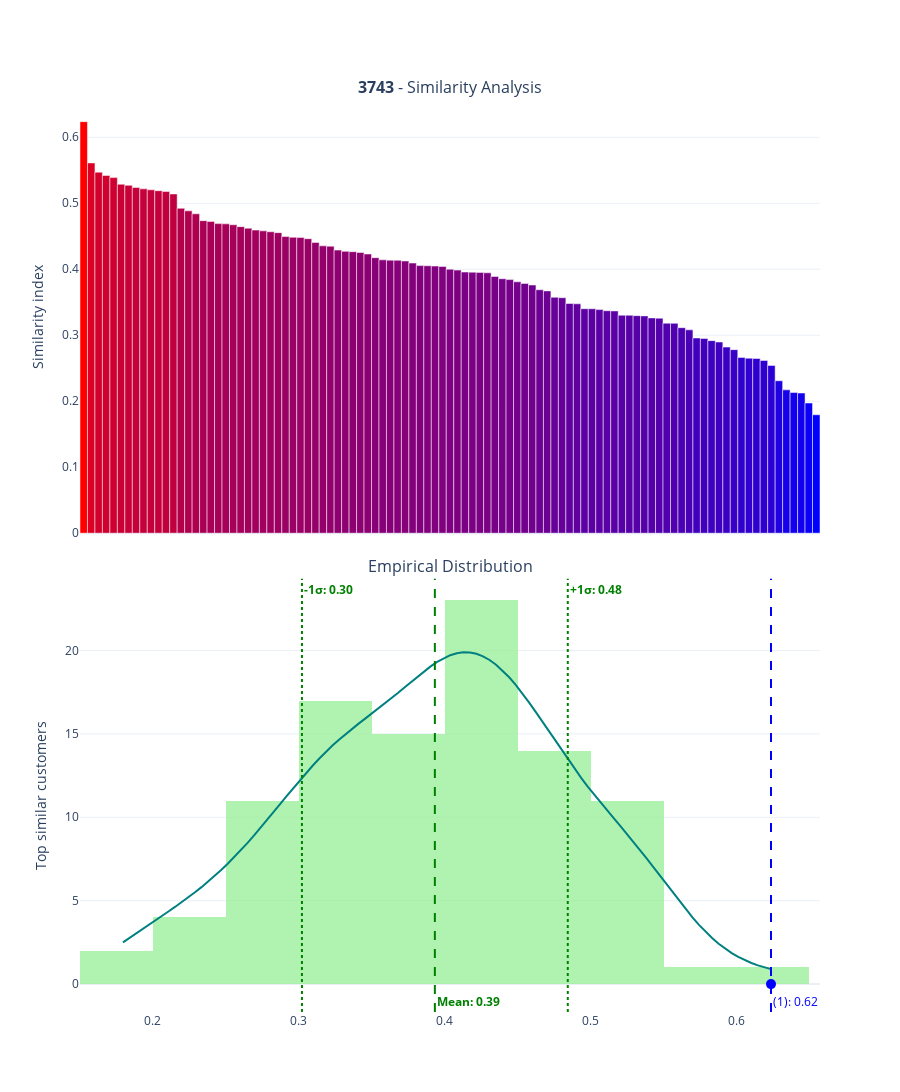

Notebook source saved alongside this figure:
### Code cell
from plotly.subplots import make_subplots
from scipy import sparse, stats

def plot_analysis_empirical(customer_name):
    similarities = user_similarity_df[customer_name].copy()
    similarities = similarities.sort_values(ascending=False)
    similarities = similarities.iloc[1:] # drop self
    
    # Convert to DataFrame for Plotly
    plot_data = pd.DataFrame({
        'User': similarities.index.astype(str),
        'Similarity': similarities.values
    })
        
    fig = make_subplots(
        rows=2, cols=1,
        shared_xaxes=True,
        row_heights=[0.5,0.5],
        vertical_spacing=0.05,
        subplot_titles=(
            f'<b>{customer_name}</b> - Similarity Analysis',
            'Empirical Distribution'
        )
    )
    
    # Sorted Chi-squared similarities -----------------------------------------------
    fig.add_trace(
        go.Bar(
            x=similarities.index.astype(str),
            y=similarities,
            name='Similarity',
            marker=dict(
                color=similarities,                
                colorscale='Bluered',                  
                colorbar=dict(title='Similarity Scale'),
                showscale=False                        
            ),
            hovertemplate='<b>%{x}</b><br>Similarity: %{y:.3f}<extra></extra>'
        ),
        row=1, col=1
    )
    
    # Empirical distribution modeling -------------------------------
    fig.add_trace(
        go.Histogram(
            x=similarities,
            nbinsx=20,
            # name='Samples',
            marker_color='lightgreen',
            opacity=0.7,
            hovertemplate='<br>Neighbors: %{y:.1f}<extra></extra>'
        ),
        row=2, col=1
    )
    # Mean and Std Dev lines ---------------------------------------------
    mean, std_dev = stats.norm.fit(similarities)
    fig.add_vline(
        x=mean, line_dash="dash", line_color="green",
        annotation_text=f"Mean: {mean:.2f}", 
        annotation_position="bottom right",
        annotation_font=dict(size=12, weight="bold", color="green"),
        row=2, col=1
    )
    fig.add_vline(
        x=mean + std_dev, line_dash="dot", line_color="green",
        annotation_text=f"+1σ: {mean + std_dev:.2f}",
        annotation_font=dict(size=12, weight="bold", color="green"),
        row=2, col=1
    )
    fig.add_vline(
        x=mean - std_dev, line_dash="dot", line_color="green",
        annotation_text=f"-1σ: {mean - std_dev:.2f}",
        annotation_font=dict(size=12, weight="bold", color="green"),
        row=2, col=1
    )
    
    # Fitting a cdf curve for visualization ---------------------------
    similarity_threshold = 0.6
    # Get customer names and their similarities
    most_similar_customers = similarities[similarities.values >= similarity_threshold]
    if len(most_similar_customers) == 0:
        print(f"No similar customers found with threshold {similarity_threshold}")
        return
    # pick the first item
    highest_threshold = min(most_similar_customers.values)
    print(f"Most similar customers (n={len(most_similar_customers)}):")
    
    counts, bin_edges = np.histogram(similarities, bins='auto')
    bin_width = bin_edges[1] - bin_edges[0]
    # Scale factor: Total area under histogram = total counts * bin width
    scale_factor = len(similarities) * bin_width


    # Compute KDE (automatically handles PDF estimation)
    kde = stats.gaussian_kde(similarities)
    
    # Generate points for plotting
    x_pdf = np.linspace(similarities.min(), 
                        similarities.max(), 
                        100)
    y_pdf = kde(x_pdf)

    
    # Generate normal curve points
    fig.add_trace(go.Scatter(
        # x=res.cdf.quantiles, y=res.cdf.probabilities* scale_factor, mode='lines',line=dict(color='teal', width=2),
        x=x_pdf, y=y_pdf*scale_factor, mode='lines',line=dict(color='teal', width=2),
        hoverinfo='text+x'),
        row=2, col=1    
    )
    
    # 97.5th percentile line -------------------------------------------------------
    fig.add_vline(
        x=highest_threshold, line_dash="dash", line_color="blue",
        annotation_text=f"({len(most_similar_customers)}): {highest_threshold:.2f}",
        annotation_position="bottom right",
        annotation_font=dict(size=12, color="blue"),
        row=2, col=1    
    )
    
    # 97.5th pct. customers --------------------------------------------------------
    fig.add_trace(go.Scatter(
        x=similarities,
        y=np.zeros(len(most_similar_customers)),
        mode='markers',
        marker=dict(color='blue', size=10),
        text=most_similar_customers.index,
        textposition='top center',
        hoverinfo='text+x',
        hovertext=[f"<b>{cust}</b><br>Distance: {dist:.3f}" 
                   for cust, dist in zip(most_similar_customers.index, similarities)],
        name='Lowest 10%'),
        row=2, col=1
    )
    
    # Customize layout
    fig.update_layout(
        height=1200,
        hovermode="x unified",
        showlegend=False,
        yaxis1={'title': 'Similarity index'},
        yaxis2={'title': 'Top similar customers'},
        template='plotly_white'
    )
    
    fig.show()

# plot_analysis_empirical(8805)
# plot_analysis_empirical(72983)
plot_analysis_empirical(3743)

# user_id = 72983, 6630

### Figure 1 — Plotly figure (JSON) as saved in the notebook; plotly's stock layout.template omitted (floating-point values rounded to 4 significant figures)
{"data": [{"hovertemplate": "<b>%{x}</b><br>Similarity: %{y:.3f}<extra></extra>", "marker": {"color": [0.6236, 0.5611, 0.5471, 0.5422, 0.5388, 0.5288, 0.5271, 0.5238, 0.5218, 0.5204, 0.519, 0.5177, 0.5141, 0.4924, 0.4885, 0.484, 0.4736, 0.4725, 0.4691, 0.4688, 0.4674, 0.4646, 0.4623, 0.4593, 0.4582, 0.4568, 0.4555, 0.4495, 0.4484, 0.448, 0.4463, 0.4406, 0.4355, 0.435, 0.429, 0.4271, 0.4266, 0.4253, 0.4231, 0.4175, 0.4142, 0.4138, 0.4135, 0.4125, 0.4094, 0.4055, 0.4052, 0.4048, 0.4042, 0.4, 0.3987, 0.3957, 0.3955, 0.3952, 0.3946, 0.3891, 0.3856, 0.3843, 0.381, 0.3785, 0.3761, 0.3689, 0.3672, 0.3575, 0.3569, 0.3481, 0.3476, 0.3402, 0.3401, 0.3388, 0.3371, 0.3368, 0.3303, 0.3302, 0.3297, 0.3293, 0.3263, 0.3258, 0.3183, 0.318, 0.3114, 0.3081, 0.2958, 0.2951, 0.2918, 0.2897, 0.282, 0.2782, 0.2664, 0.2652, 0.2648, 0.2618, 0.2542, 0.231, 0.2172, 0.2131, 0.2124, 0.1973, 0.1795], "colorbar": {"title": {"text": "Similarity Scale"}}, "colorscale": [[0, "rgb(0,0,255)"], [1, "rgb(255,0,0)"]], "showscale": false}, "name": "Similarity", "type": "bar", "x": ["49024", "86676", "78770", "131279", "33349", "103998", "36594", "88795", "65297", "128690", "67825", "1849", "9446", "99347", "55493", "75506", "106976", "79292", "59544", "75210", "37623", "21186", "26277", "50367", "79967", "119506", "98696", "127171", "43451", "57735", "63459", "116590", "101165", "52698", "12131", "54459", "54251", "10321", "6873", "49817", "50570", "42290", "44296", "131746", "123514", "38710", "98999", "12140", "5726", "12950", "58667", "109186", "51227", "55410", "44241", "54817", "61495", "75299", "4967", "94976", "10443", "55848", "109379", "36308", "133133", "9197", "78104", "79601", "104043", "53799", "45709", "62160", "68215", "63154", "124163", "54113", "39766", "130716", "51266", "60444", "26640", "40666", "81212", "131227", "64882", "18548", "16676", "10055", "41215", "24952", "25237", "83947", "124052", "10460", "62222", "52479", "114198", "17683", "42228"], "xaxis": "x", "y": [0.6236, 0.5611, 0.5471, 0.5422, 0.5388, 0.5288, 0.5271, 0.5238, 0.5218, 0.5204, 0.519, 0.5177, 0.5141, 0.4924, 0.4885, 0.484, 0.4736, 0.4725, 0.4691, 0.4688, 0.4674, 0.4646, 0.4623, 0.4593, 0.4582, 0.4568, 0.4555, 0.4495, 0.4484, 0.448, 0.4463, 0.4406, 0.4355, 0.435, 0.429, 0.4271, 0.4266, 0.4253, 0.4231, 0.4175, 0.4142, 0.4138, 0.4135, 0.4125, 0.4094, 0.4055, 0.4052, 0.4048, 0.4042, 0.4, 0.3987, 0.3957, 0.3955, 0.3952, 0.3946, 0.3891, 0.3856, 0.3843, 0.381, 0.3785, 0.3761, 0.3689, 0.3672, 0.3575, 0.3569, 0.3481, 0.3476, 0.3402, 0.3401, 0.3388, 0.3371, 0.3368, 0.3303, 0.3302, 0.3297, 0.3293, 0.3263, 0.3258, 0.3183, 0.318, 0.3114, 0.3081, 0.2958, 0.2951, 0.2918, 0.2897, 0.282, 0.2782, 0.2664, 0.2652, 0.2648, 0.2618, 0.2542, 0.231, 0.2172, 0.2131, 0.2124, 0.1973, 0.1795], "yaxis": "y"}, {"hovertemplate": "<br>Neighbors: %{y:.1f}<extra></extra>", "marker": {"color": "lightgreen"}, "nbinsx": 20, "opacity": 0.7, "type": "histogram", "x": [0.6236, 0.5611, 0.5471, 0.5422, 0.5388, 0.5288, 0.5271, 0.5238, 0.5218, 0.5204, 0.519, 0.5177, 0.5141, 0.4924, 0.4885, 0.484, 0.4736, 0.4725, 0.4691, 0.4688, 0.4674, 0.4646, 0.4623, 0.4593, 0.4582, 0.4568, 0.4555, 0.4495, 0.4484, 0.448, 0.4463, 0.4406, 0.4355, 0.435, 0.429, 0.4271, 0.4266, 0.4253, 0.4231, 0.4175, 0.4142, 0.4138, 0.4135, 0.4125, 0.4094, 0.4055, 0.4052, 0.4048, 0.4042, 0.4, 0.3987, 0.3957, 0.3955, 0.3952, 0.3946, 0.3891, 0.3856, 0.3843, 0.381, 0.3785, 0.3761, 0.3689, 0.3672, 0.3575, 0.3569, 0.3481, 0.3476, 0.3402, 0.3401, 0.3388, 0.3371, 0.3368, 0.3303, 0.3302, 0.3297, 0.3293, 0.3263, 0.3258, 0.3183, 0.318, 0.3114, 0.3081, 0.2958, 0.2951, 0.2918, 0.2897, 0.282, 0.2782, 0.2664, 0.2652, 0.2648, 0.2618, 0.2542, 0.231, 0.2172, 0.2131, 0.2124, 0.1973, 0.1795], "xaxis": "x2", "yaxis": "y2"}, {"hoverinfo": "text+x", "line": {"color": "teal", "width": 2}, "mode": "lines", "type": "scatter", "x": [0.1795, 0.1839, 0.1884, 0.1929, 0.1974, 0.2019, 0.2064, 0.2109, 0.2153, 0.2198, 0.2243, 0.2288, 0.2333, 0.2378, 0.2423, 0.2468, 0.2512, 0.2557, 0.2602, 0.2647, 0.2692, 0.2737, 0.2782, 0.2827, 0.2871, 0.2916, 0.2961, 0.3006, 0.3051, 0.3096, 0.3141, 0.3185, 0.323, 0.3275, 0.332, 0.3365, 0.341, 0.3455, 0.35, 0.3544, 0.3589, 0.3634, 0.3679, 0.3724, 0.3769, 0.3814, 0.3858, 0.3903, 0.3948, 0.3993, 0.4038, 0.4083, 0.4128, 0.4173, 0.4217, 0.4262, 0.4307, 0.4352, 0.4397, 0.4442, 0.4487, 0.4531, 0.4576, 0.4621, 0.4666, 0.4711, 0.4756, 0.4801, 0.4846, 0.489, 0.4935, 0.498, 0.5025, 0.507, 0.5115, 0.516, 0.5204, 0.5249, 0.5294, 0.5339, 0.5384, 0.5429, 0.5474, 0.5519, 0.5563, 0.5608, 0.5653, 0.5698, 0.5743, 0.5788, 0.5833, 0.5877, 0.5922, 0.5967, 0.6012, 0.6057, 0.6102, 0.6147, 0.6192, 0.6236], "xaxis": "x2", "y": [2.5, 2.76, 3.024, 3.29, 3.558, 3.826, 4.095, 4.366, 4.64, 4.92, 5.207, 5.504, 5.813, 6.138, 6.478, 6.837, 7.214, 7.609, 8.023, 8.453, 8.899, 9.358, 9.827, 10.3, 10.78, 11.26, 11.74, 12.21, 12.66, 13.1, 13.52, 13.92, 14.3, 14.65, 14.99, 15.31, 15.62, 15.91, 16.21, 16.51, 16.82, 17.13, 17.45, 17.78, 18.11, 18.44, 18.75, 19.05, 19.31, 19.54, 19.72, 19.84, 19.89, 19.88, 19.8, 19.65, 19.43, 19.15, 18.8, 18.39, 17.94, 17.44, 16.91, 16.35, 15.77, 15.19, 14.6, 14.02, 13.45, 12.9, 12.36, 11.85, 11.35, 10.87, 10.39, 9.929, 9.465, 8.996, 8.52, 8.034, 7.536, 7.027, 6.511, 5.991, 5.474, 4.964, 4.47, 3.997, 3.551, 3.138, 2.76, 2.42, 2.119, 1.855, 1.627, 1.431, 1.265, 1.123, 1.003, 0.899], "yaxis": "y2"}, {"hoverinfo": "text+x", "hovertext": ["<b>49024</b><br>Distance: 0.624"], "marker": {"color": "blue", "size": 10}, "mode": "markers", "name": "Lowest 10%", "text": [49020.0], "textposition": "top center", "type": "scatter", "x": [0.6236, 0.5611, 0.5471, 0.5422, 0.5388, 0.5288, 0.5271, 0.5238, 0.5218, 0.5204, 0.519, 0.5177, 0.5141, 0.4924, 0.4885, 0.484, 0.4736, 0.4725, 0.4691, 0.4688, 0.4674, 0.4646, 0.4623, 0.4593, 0.4582, 0.4568, 0.4555, 0.4495, 0.4484, 0.448, 0.4463, 0.4406, 0.4355, 0.435, 0.429, 0.4271, 0.4266, 0.4253, 0.4231, 0.4175, 0.4142, 0.4138, 0.4135, 0.4125, 0.4094, 0.4055, 0.4052, 0.4048, 0.4042, 0.4, 0.3987, 0.3957, 0.3955, 0.3952, 0.3946, 0.3891, 0.3856, 0.3843, 0.381, 0.3785, 0.3761, 0.3689, 0.3672, 0.3575, 0.3569, 0.3481, 0.3476, 0.3402, 0.3401, 0.3388, 0.3371, 0.3368, 0.3303, 0.3302, 0.3297, 0.3293, 0.3263, 0.3258, 0.3183, 0.318, 0.3114, 0.3081, 0.2958, 0.2951, 0.2918, 0.2897, 0.282, 0.2782, 0.2664, 0.2652, 0.2648, 0.2618, 0.2542, 0.231, 0.2172, 0.2131, 0.2124, 0.1973, 0.1795], "xaxis": "x2", "y": [0.0], "yaxis": "y2"}], "layout": {"annotations": [{"font": {"size": 16}, "showarrow": false, "text": "<b>3743</b> - Similarity Analysis", "x": 0.5, "xanchor": "center", "xref": "paper", "y": 1, "yanchor": "bottom", "yref": "paper"}, {"font": {"size": 16}, "showarrow": false, "text": "Empirical Distribution", "x": 0.5, "xanchor": "center", "xref": "paper", "y": 0.475, "yanchor": "bottom", "yref": "paper"}, {"font": {"color": "green", "size": 12, "weight": "bold"}, "showarrow": false, "text": "Mean: 0.39", "x": 0.3932, "xanchor": "left", "xref": "x2", "y": 0, "yanchor": "bottom", "yref": "y2 domain"}, {"font": {"color": "green", "size": 12, "weight": "bold"}, "showarrow": false, "text": "+1σ: 0.48", "x": 0.4843, "xanchor": "left", "xref": "x2", "y": 1, "yanchor": "top", "yref": "y2 domain"}, {"font": {"color": "green", "size": 12, "weight": "bold"}, "showarrow": false, "text": "-1σ: 0.30", "x": 0.3021, "xanchor": "left", "xref": "x2", "y": 1, "yanchor": "top", "yref": "y2 domain"}, {"font": {"color": "blue", "size": 12}, "showarrow": false, "text": "(1): 0.62", "x": 0.6236, "xanchor": "left", "xref": "x2", "y": 0, "yanchor": "bottom", "yref": "y2 domain"}], "height": 1200, "hovermode": "x unified", "shapes": [{"line": {"color": "green", "dash": "dash"}, "type": "line", "x0": 0.3932, "x1": 0.3932, "xref": "x2", "y0": 0, "y1": 1, "yref": "y2 domain"}, {"line": {"color": "green", "dash": "dot"}, "type": "line", "x0": 0.4843, "x1": 0.4843, "xref": "x2", "y0": 0, "y1": 1, "yref": "y2 domain"}, {"line": {"color": "green", "dash": "dot"}, "type": "line", "x0": 0.3021, "x1": 0.3021, "xref": "x2", "y0": 0, "y1": 1, "yref": "y2 domain"}, {"line": {"color": "blue", "dash": "dash"}, "type": "line", "x0": 0.6236, "x1": 0.6236, "xref": "x2", "y0": 0, "y1": 1, "yref": "y2 domain"}], "showlegend": false, "xaxis": {"anchor": "y", "domain": [0, 1], "matches": "x2", "showticklabels": false}, "xaxis2": {"anchor": "y2", "domain": [0, 1]}, "yaxis": {"anchor": "x", "domain": [0.525, 1], "title": {"text": "Similarity index"}}, "yaxis2": {"anchor": "x2", "domain": [0, 0.475], "title": {"text": "Top similar customers"}}}}
